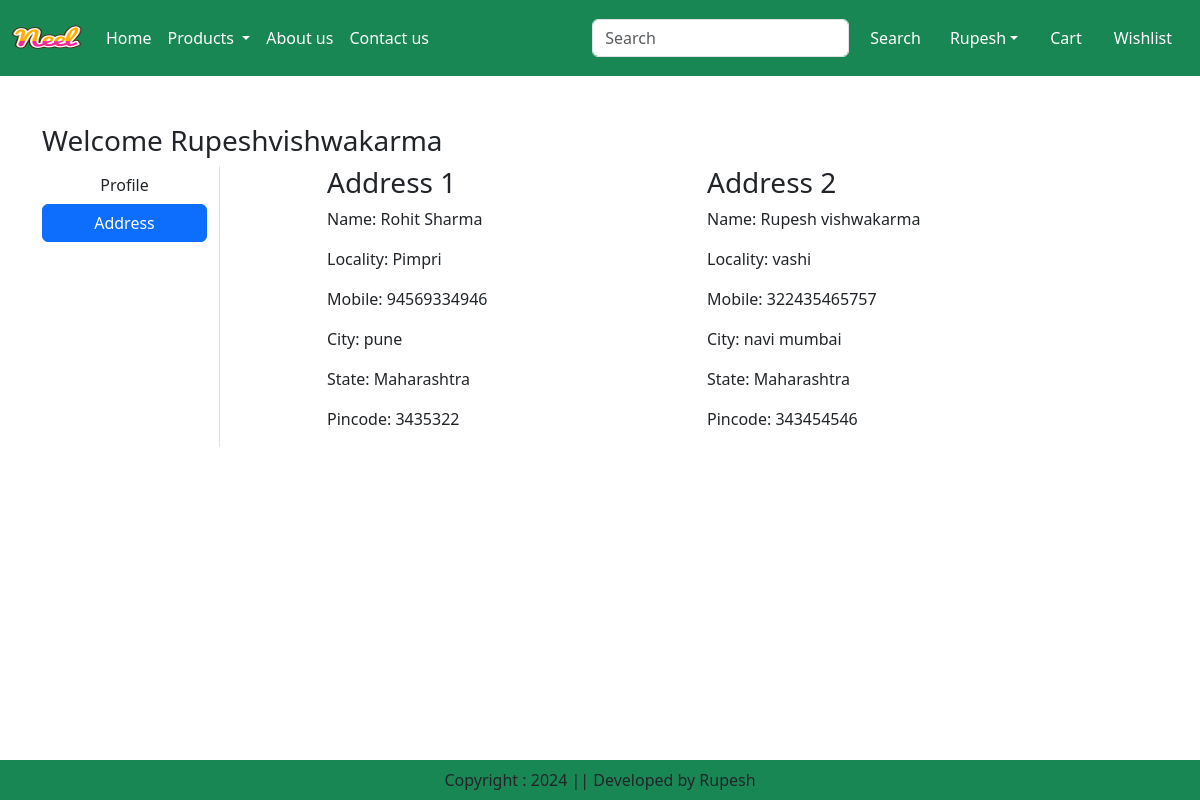
Page /address/ (signed in) on the committed database.
### ecapp/models.py (models this page shows, shortened)
class Customer(models.Model):
    user = models.ForeignKey(User, on_delete=models.CASCADE)
    name = models.CharField(max_length=200)
    locality = models.CharField(max_length=200)
    city = models.CharField(max_length=50)
    mobile = models.IntegerField(default=0)
    zipcode = models.IntegerField()
    state = models.CharField(choices=STATE_CHOICES, max_length=100)

### ecapp/views.py (the view)
# urls.py: path('address/', views.address, name='address'),
def address(request):
    add = Customer.objects.filter(user=request.user)
    return render(request, 'ecapp/address.html', locals())

### ecapp/templates/ecapp/address.html (shortened to what this page needs)
{% extends "ecapp/base.html" %}
{% load static %}
{% block main-content %}
<div class='container my-5'>
    <div class='row'>
        <h3>Welcome <span class="text-capitalize">{{ request.user }}</span></h3>
        <div class="col-sm-2 border-end">
            <ul class="list-unstyled">
                <li class="d-grid"><a href="{% url 'profile' %}" class="btn ">Profile</a></li>
                <li class="d-grid"><a href="{% url 'address' %}" class="btn btn-primary">Address</a></li>
            </ul>
        </div>
        <div class='col-sm-8 offset-sm-1'>
            <div class="row">
                {% for ad in add %}
                <div class="col-sm-6">
                    <div class="card-body">
                        <h3>Address {{ forloop.counter }}</h3>
                        <p>Name: {{ ad.name }}</p>
                        <p>Locality: {{ ad.locality }}</p>
                        <p>Mobile: {{ ad.mobile }}</p>
                        <p>City: {{ ad.city }}</p>
                        <p>State: {{ ad.state }}</p>
                        <p>Pincode: {{ ad.zipcode }}</p>
                    </div>
                </div>
                {% endfor %}
            </div>
        </div>
    </div>
</div>
{% endblock main-content %}

### rows in the picture
Customer: name "Rohit Sharma", locality "Pimpri", mobile "94569334946", city "pune", state "Maharashtra", zipcode "3435322"
Customer: name "Rupesh vishwakarma", locality "vashi", mobile "322435465757", city "navi mumbai", state "Maharashtra", zipcode "343454546"

### other values in the picture
{{ request.user }} "Rupeshvishwakarma"
